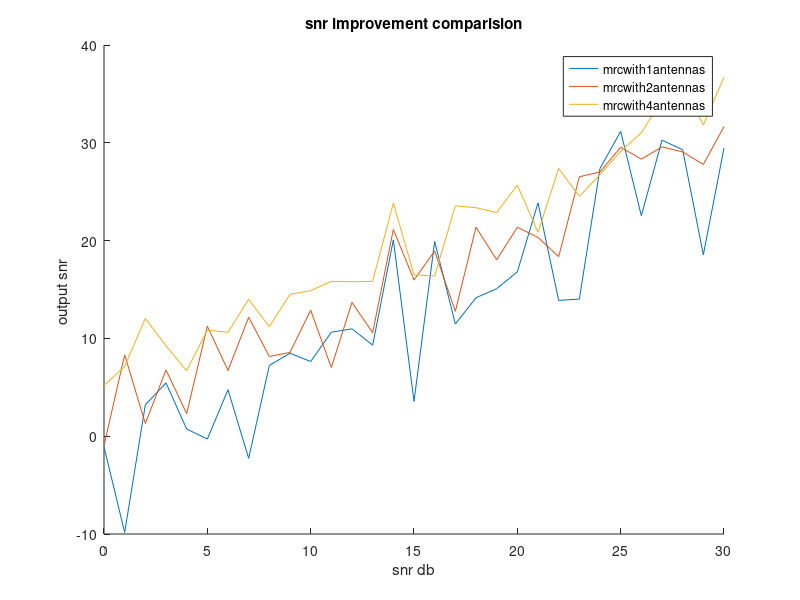

Source code (MATLAB):
clc;
clear;
close;

num_antenna = [1,2,4];

snr_db = 0:1:30;
snr_linear = 10.^(snr_db/10);
figure;
hold on;
for n = num_antenna
    h_coeff = (randn(n,length(snr_db)) + 1i*randn(n,length(snr_db)))/sqrt(2);
    snr_output = zeros(1,length(snr_db));
    for j = 1:length(snr_db)
        h_i = h_coeff(:,j);
        snr_output(j)=norm(h_i)^2 * snr_linear(j);
    end
    snr_output_db = 10 * log10(snr_output);
    plot(snr_db, snr_output_db,'DisplayName',['mrcwith',num2str(n),'antennas']);
end


xlabel('snr db');
ylabel('output snr ');
title('snr improvement comparision');
legend('show');

